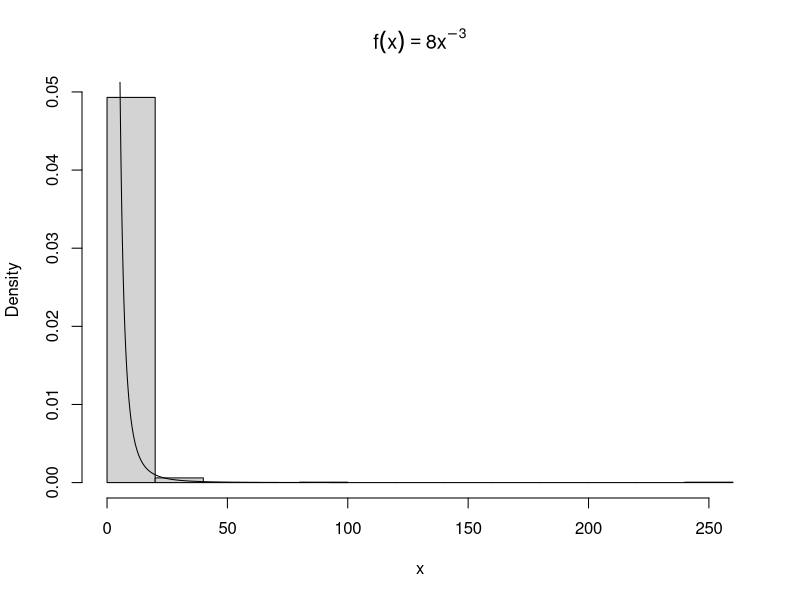
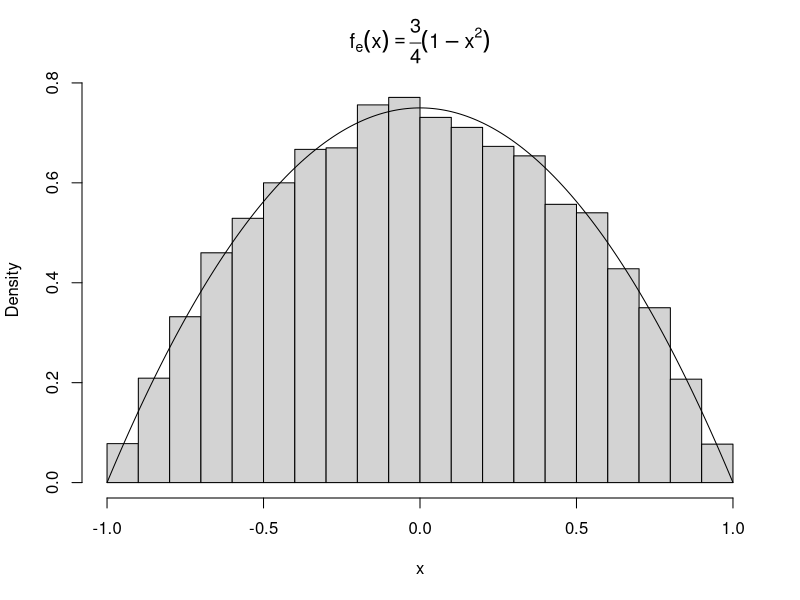
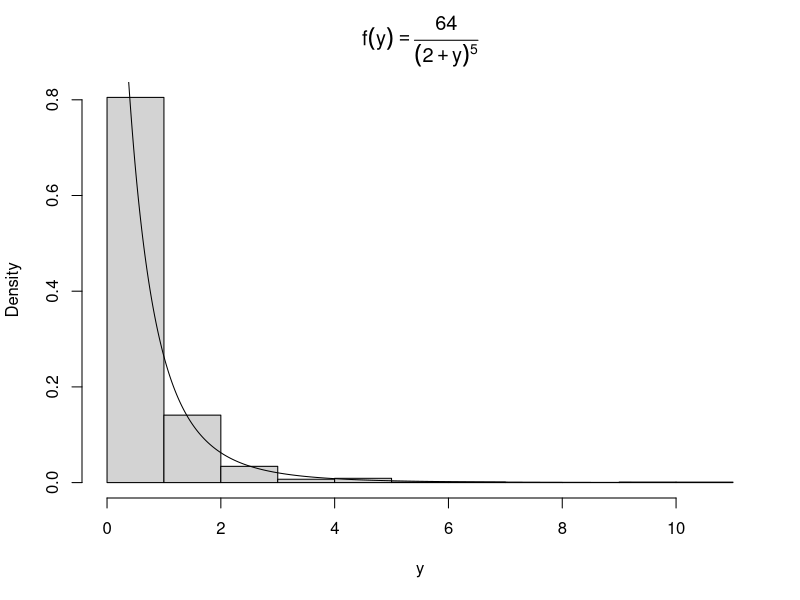

Reproduce these figures in R, in order.
## ---- chunk 1
set.seed(1)
a <- 2
b <- 2
n <- 1000
u <- runif(n)
x <- 2*(1-u)^(-1/2)
hist(x, prob = TRUE, main = expression(f(x)==8*x^{-3}))
y <- seq(2, 100, .01)
lines(y, 8*y^(-3))
## ---- chunk 2
set.seed(2)
n <- 10000
u <- matrix(runif(3*n,-1,1), nrow = n)
x <- numeric(n)
L <- apply(abs(u),1,which.max) == 3
coord <- 3-L
for (i in 1:n)
{
  x[i] <- u[i,coord[i]]
}
hist(x, prob = TRUE, main = expression(f[e](x)==frac(3,4)*(1-x^2)))
y <- seq(-1, 1, .01)
lines(y, (3/4)*(1-y^2))
## ---- chunk 3
set.seed(4)
r <- 4
beta <- 2
n <- 1000
u <- runif(n)
y <- beta*(1-u)^(-1/r) - beta
hist(y, prob = TRUE, main = expression(f(y)==frac(64,(2+y)^5)))
x <- seq(0, 10, .01)
lines(x, 64/((2+x)^5))
